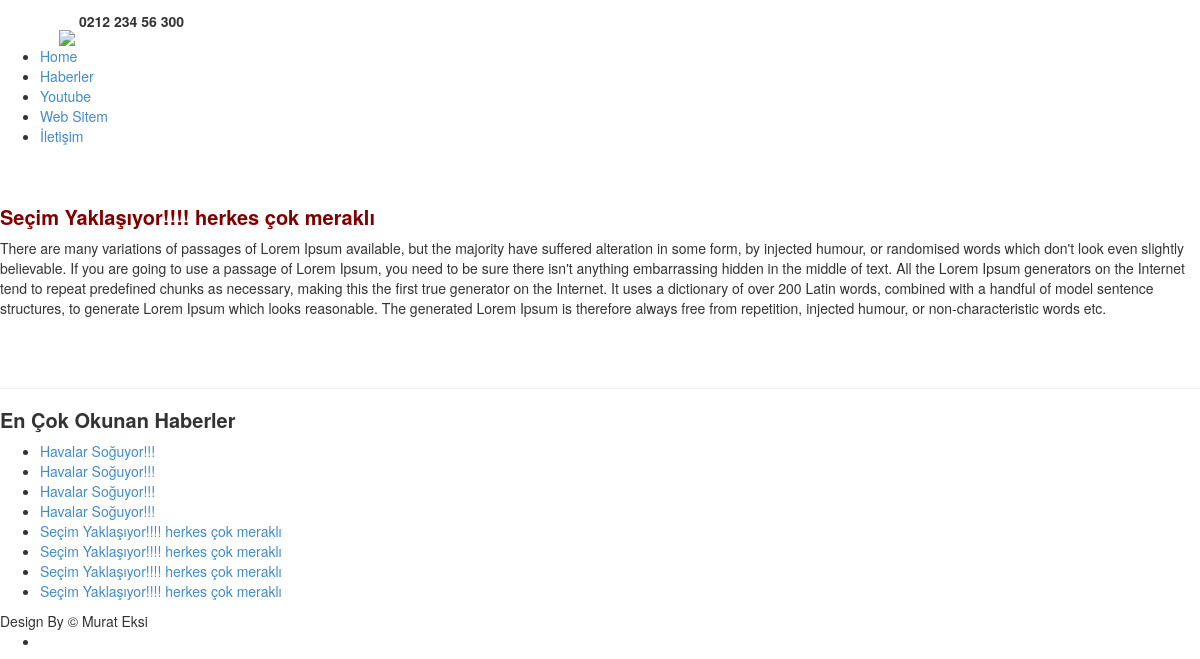
The page /haber_detay.php?haber_id=21 on the database its author committed.
### tables this page shows
CREATE TABLE `admin_ayarlar` (
  `adminayar_id` int(11) NOT NULL,
  `adminayar_logo` varchar(100) NOT NULL,
  `adminayar_telefon` varchar(50) NOT NULL,
  `adminayar_title` varchar(200) NOT NULL,
  `adminayar_description` varchar(200) NOT NULL,
  `adminayar_keywords` varchar(200) NOT NULL,
  `adminayar_facebook` varchar(100) NOT NULL,
  `adminayar_twitter` varchar(100) NOT NULL,
  `adminayar_linkedin` varchar(100) NOT NULL,
  `adminayar_footer` varchar(200) NOT NULL,
  `adminayar_adres` varchar(200) NOT NULL,
  `adminayar_mail` varchar(100) NOT NULL,
  `adminayar_fax` varchar(100) NOT NULL,
  `adminayar_yedek` varchar(200) NOT NULL
);

CREATE TABLE `menuler` (
  `menu_id` int(11) NOT NULL,
  `menu_ad` varchar(100) NOT NULL,
  `menu_link` varchar(500) NOT NULL,
  `menu_ek` varchar(100) NOT NULL
);

CREATE TABLE `haber` (
  `haber_id` int(11) NOT NULL,
  `haber_zaman` datetime NOT NULL,
  `haber_ad` varchar(100) NOT NULL,
  `haber_detay` varchar(2000) NOT NULL,
  `haber_resimyol` varchar(500) NOT NULL,
  `haber_hit` varchar(100) NOT NULL DEFAULT '0'
);

### web/haber_detay.php (the view, shortened to what this page needs)
<?php
include 'header.php';
  $haber_id=$_GET['haber_id'];
            $habersorgu=mysql_query("select * from haber where haber_id='$haber_id'");
            $habercek=mysql_fetch_assoc($habersorgu);
 ?>
<section id="content">
<div class="wrapper">
  <article class="col-1">
 <figure class="img-indent"><img  style="width: 80%; margin-left: 200px; padding-bottom: 30px;" src="../admin/<?php echo $habercek['haber_resimyol']; ?>" alt=""></figure>
  <div class="indent-left">
    <div class="wrapper prev-indent-bot">
      <div class="extra-wrap">
        <h6 style="font-size: 20px; color:#800000; font-weight: bold;" class="prev-indent-bot"><?php echo $habercek['haber_ad'];?>
        </h6>
        <?php echo ($habercek['haber_detay']); ?>
      </div>
    </div>
  </div>
  <br>
  <br>
  <hr>
  </article>
  <article class="col-2">
  <b>
  <h4 style="font-size: 20px; " class="p1">En Çok Okunan Haberler</b></h4>
  <ul class="list-1">
    <?php
$habersorgu=mysql_query("select*from haber order by haber_hit desc limit 10");
while ( $habercek=mysql_fetch_assoc($habersorgu)) {
 ?>
    <li><a href="haber_detay.php?haber_id=<?php echo $habercek['haber_id']; ?>""><?php echo $habercek['haber_ad'];?>
    </a></li>
    <?php } ?>
  </ul>
  </article>
</div>
</section>
</div>
</div>
<?php
include 'footer.php';
 ?>

### web/header.php (shortened to what this page needs)
<?php
$ayarsorgu=mysql_query("select*from admin_ayarlar");
$ayarcek=mysql_fetch_assoc($ayarsorgu);
 ?>
<!DOCTYPE html>
<html lang="en">
<head>
<link rel="stylesheet" href="css/bootstrap.css" type="text/css" media="screen">
<link rel="stylesheet" href="css/reset.css" type="text/css" media="screen">
<link rel="stylesheet" href="css/stil.css" type="text/css" media="screen">
<link rel="stylesheet" href="css/layout.css" type="text/css" media="screen">
</head>
<body id="page1">
<div class="extra">
  <div class="main">
    <header>
      <div class="indent">
        <div class="row-top">
          <div class="wrapper">
<img style="margin-left: 59px; margin-top: 30px;" src="<?php echo $ayarcek['adminayar_logo']; ?>">
            <strong class="support"><?php echo $ayarcek['adminayar_telefon']; ?></strong> </div>
        </div>
        <nav>
          <ul  class="menu">
            <li><a class="active" href="index.php">Home</a></li>
            <?php
              $menusorgu=mysql_query("select*from menuler");
              $menusay=mysql_num_rows($menusorgu);
              $say=0;
              while($menucek=mysql_fetch_assoc($menusorgu)){ $say++;?>
                <li class="<?php
                if ( $menusay==$say) {
                 echo "last";
                }
                 ?>"><a href="<?php echo$menucek['menu_link']; ?>"><?php echo$menucek['menu_ad']; ?></a></li>
             <?php } ?>
          </ul>
        </nav>
      </div>
    </header>

### web/footer.php (shortened to what this page needs)
<footer>
  <div class="main">
    <div class="footer-bg">
      <?php echo $ayarcek['adminayar_footer']; ?>
      <ul class="list-services">
        <li><a class="tooltips" href="<?php echo $ayarcek['adminayar_facebook']; ?>"></a></li>
        <li class="item-1"><a class="tooltips" href="<?php echo $ayarcek['adminayar_twitter']; ?>"></a></li>
      </ul>
    </div>
  </div>
</footer>
</body>
</html>

### rows shown on the page
admin_ayarlar: adminayar_telefon "0212 234 56 300", adminayar_footer "Design By © Murat Eksi"
menuler: menu_ad "Haberler"
menuler: menu_ad "Youtube"
menuler: menu_ad "Web Sitem"
menuler: menu_ad "İletişim"
haber: haber_ad "Seçim Yaklaşıyor!!!! herkes çok meraklı", haber_detay "There are many variations of passages of Lorem Ipsum available, but the majority have suffered alteration in some form, by injected humour, or randomised words which don't look even slightly believable. If you are going to use a passage of Lorem Ipsum, you need to be sure there isn't anything embarrassing hidden in the middle of text. All the Lorem Ipsum generators on the Internet tend to repeat predefined chunks as necessary, making this the first true generator on the Internet. It uses a dictionary of over 200 Latin words, combined with a handful of model sentence structures, to generate Lorem Ipsum which looks reasonable. The generated Lorem Ipsum is therefore always free from…"
haber: haber_ad "Havalar Soğuyor!!!"
haber: haber_ad "Havalar Soğuyor!!!"
haber: haber_ad "Havalar Soğuyor!!!"
haber: haber_ad "Havalar Soğuyor!!!"
haber: haber_ad "Seçim Yaklaşıyor!!!! herkes çok meraklı"
haber: haber_ad "Seçim Yaklaşıyor!!!! herkes çok meraklı"
haber: haber_ad "Seçim Yaklaşıyor!!!! herkes çok meraklı"
